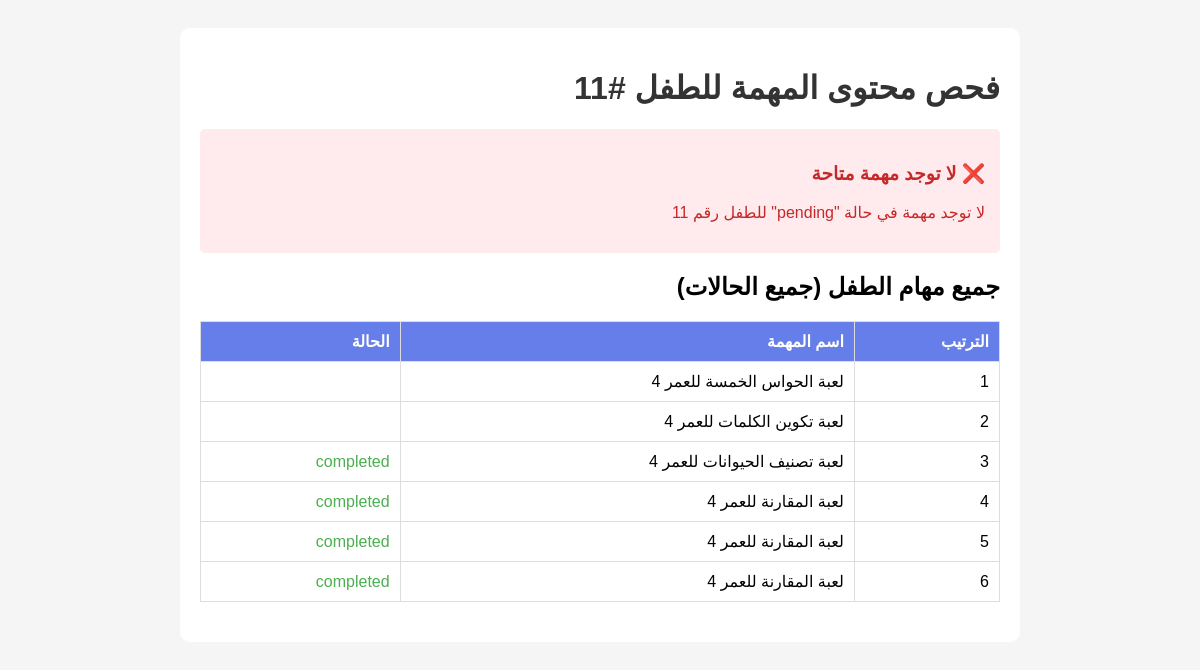
The app's page /check_task_content.php?child_id=11 with its own data.
### tables this page shows
CREATE TABLE `tasks` (
  `task_id` int(11) NOT NULL,
  `parent_id` int(11) DEFAULT NULL,
  `child_id` int(11) DEFAULT NULL,
  `content_id` int(11) NOT NULL,
  `task_name` varchar(200) NOT NULL,
  `task_name_ar` varchar(200) NOT NULL,
  `description` text DEFAULT NULL COMMENT 'وصف المهمة',
  `duration_minutes` int(11) DEFAULT 10 COMMENT 'المدة بالدقائق',
  `order_index` int(11) DEFAULT 0 COMMENT 'ترتيب المهمة',
  `status` enum('pending','in_progress','completed','skipped') DEFAULT 'pending' COMMENT 'حالة المهمة',
  `time_completed` int(11) DEFAULT NULL COMMENT 'الوقت المستغرق بالدقائق',
  `parent_note` text DEFAULT NULL COMMENT 'ملاحظات الأهل',
  `created_at` timestamp NOT NULL DEFAULT current_timestamp()
);

### check_task_content.php (the view, shortened to what this page needs)
<?php
require_once 'config/database.php';
$child_id = isset($_GET['child_id']) ? (int)$_GET['child_id'] : 0;
try {
    $stmt = $pdo->prepare("
        SELECT
            t.task_id,
            t.task_name,
            t.task_name_ar,
            t.description,
            t.duration_minutes,
            t.status,
            t.order_index,
            c.content_id,
            c.content_name,
            c.content_name_ar,
            c.content_url,
            c.content_type,
            c.icon
        FROM tasks t
        JOIN content c ON t.content_id = c.content_id
        WHERE t.child_id = ?
        AND t.status = 'pending'
        ORDER BY t.order_index ASC
        LIMIT 1
    ");
    $stmt->execute([$child_id]);
    $task = $stmt->fetch(PDO::FETCH_ASSOC);
    echo '<!DOCTYPE html>
    <html lang="ar" dir="rtl">
    <head>
        <meta charset="UTF-8">
        <title>فحص محتوى المهمة</title>
        <style>
            body { font-family: Arial, sans-serif; padding: 20px; background: #f5f5f5; }
            .container { background: white; padding: 20px; border-radius: 10px; max-width: 800px; margin: 0 auto; }
            h1 { color: #333; }
            .info { background: #e3f2fd; padding: 15px; border-radius: 5px; margin: 10px 0; }
            .error { background: #ffebee; padding: 15px; border-radius: 5px; margin: 10px 0; color: #c62828; }
            .success { background: #e8f5e9; padding: 15px; border-radius: 5px; margin: 10px 0; color: #2e7d32; }
            table { width: 100%; border-collapse: collapse; margin: 20px 0; }
            th, td { padding: 10px; text-align: right; border: 1px solid #ddd; }
            th { background: #667eea; color: white; }
            .url { word-break: break-all; }
        </style>
    </head>
    <body>
        <div class="container">
            <h1>فحص محتوى المهمة للطفل #' . $child_id . '</h1>';
    if ($task) {
        echo '<div class="success">
            <h3>✅ تم العثور على مهمة</h3>
        </div>';
        echo '<table>
            <tr><th>المعلومة</th><th>القيمة</th></tr>
            <tr><td>معرف المهمة</td><td>' . htmlspecialchars($task['task_id']) . '</td></tr>
            <tr><td>اسم المهمة (عربي)</td><td>' . htmlspecialchars($task['task_name_ar']) . '</td></tr>
            <tr><td>المدة (دقائق)</td><td>' . htmlspecialchars($task['duration_minutes']) . '</td></tr>
            <tr><td>الترتيب</td><td>' . htmlspecialchars($task['order_index']) . '</td></tr>
            <tr><td>معرف المحتوى</td><td>' . htmlspecialchars($task['content_id']) . '</td></tr>
            <tr><td>اسم المحتوى</td><td>' . htmlspecialchars($task['content_name_ar']) . '</td></tr>
            <tr><td>نوع المحتوى</td><td>' . htmlspecialchars($task['content_type'] ?? 'غير محدد') . '</td></tr>
            <tr><td><strong>رابط المحتوى (content_url)</strong></td><td class="url">' .
                ($task['content_url'] ? '<span style="color: green;">' . htmlspecialchars($task['content_url']) . '</span>' :
                '<span style="color: red;">❌ فارغ أو غير موجود</span>') . '</td></tr>
        </table>';
        if (empty($task['content_url']) || trim($task['content_url']) === '') {
            echo '<div class="error">
                <h3>⚠️ المشكلة: رابط المحتوى فارغ!</h3>
                <p>يجب تحديث جدول <code>content</code> وإضافة <code>content_url</code> للمحتوى رقم ' . $task['content_id'] . '</p>
                <p><strong>استخدم هذا الاستعلام:</strong></p>
                <pre style="background: #f5f5f5; padding: 10px; border-radius: 5px;">
UPDATE content
SET content_url = \'html/arabic_game.html\'
WHERE content_id = ' . $task['content_id'] . ';
                </pre>
            </div>';
        } else {
            echo '<div class="success">
                <h3>✅ رابط المحتوى موجود</h3>
                <p>الرابط: <a href="' . htmlspecialchars($task['content_url']) . '" target="_blank">' . htmlspecialchars($task['content_url']) . '</a></p>
            </div>';
        }
        $stmt2 = $pdo->prepare("
            SELECT
                t.task_id,
                t.task_name_ar,
                t.order_index,
                t.status,
                c.content_url
            FROM tasks t
            JOIN content c ON t.content_id = c.content_id
            WHERE t.child_id = ?
            ORDER BY t.order_index ASC
        ");
        $stmt2->execute([$child_id]);
        $allTasks = $stmt2->fetchAll(PDO::FETCH_ASSOC);
        echo '<h2>جميع مهام الطفل</h2>';
        echo '<table>
            <tr>
                <th>الترتيب</th>
                <th>اسم المهمة</th>
                <th>الحالة</th>
                <th>رابط المحتوى</th>
            </tr>';
        foreach ($allTasks as $t) {
            $statusColor = $t['status'] === 'pending' ? '#ff9800' : ($t['status'] === 'completed' ? '#4caf50' : '#2196f3');
            echo '<tr>
                <td>' . $t['order_index'] . '</td>
                <td>' . htmlspecialchars($t['task_name_ar']) . '</td>
                <td><span style="color: ' . $statusColor . ';">' . htmlspecialchars($t['status']) . '</span></td>
                <td class="url">' . ($t['content_url'] ? htmlspecialchars($t['content_url']) : '<span style="color: red;">❌ فارغ</span>') . '</td>
            </tr>';
        }
        echo '</table>';
    } else {
        echo '<div class="error">
            <h3>❌ لا توجد مهمة متاحة</h3>
            <p>لا توجد مهمة في حالة "pending" للطفل رقم ' . $child_id . '</p>
        </div>';
        $stmt2 = $pdo->prepare("
            SELECT
                t.task_id,
                t.task_name_ar,
                t.order_index,
                t.status
            FROM tasks t
            WHERE t.child_id = ?
            ORDER BY t.order_index ASC
        ");
        $stmt2->execute([$child_id]);
        $allTasks = $stmt2->fetchAll(PDO::FETCH_ASSOC);
        if (count($allTasks) > 0) {
            echo '<h2>جميع مهام الطفل (جميع الحالات)</h2>';
            echo '<table>
                <tr>
                    <th>الترتيب</th>
                    <th>اسم المهمة</th>
                    <th>الحالة</th>
                </tr>';
            foreach ($allTasks as $t) {
                $statusColor = $t['status'] === 'pending' ? '#ff9800' : ($t['status'] === 'completed' ? '#4caf50' : '#2196f3');
                echo '<tr>
                    <td>' . $t['order_index'] . '</td>
                    <td>' . htmlspecialchars($t['task_name_ar']) . '</td>
                    <td><span style="color: ' . $statusColor . ';">' . htmlspecialchars($t['status']) . '</span></td>
                </tr>';
            }
            echo '</table>';
        }
    }
    echo '</div></body></html>';
} catch(PDOException $e) {
    echo '<div class="error">
        <h3>❌ خطأ في قاعدة البيانات</h3>
        <p>' . htmlspecialchars($e->getMessage()) . '</p>
    </div>';
}
?>

### check_task_content.php (style rules this page uses)
body { font-family: Arial, sans-serif; padding: 20px; background: #f5f5f5; }
.container { background: white; padding: 20px; border-radius: 10px; max-width: 800px; margin: 0 auto; }
h1 { color: #333; }
.error { background: #ffebee; padding: 15px; border-radius: 5px; margin: 10px 0; color: #c62828; }
table { width: 100%; border-collapse: collapse; margin: 20px 0; }
th, td { padding: 10px; text-align: right; border: 1px solid #ddd; }
th { background: #667eea; color: white; }

### records on screen
tasks: order_index "1", task_name_ar "لعبة الحواس الخمسة للعمر 4"
tasks: order_index "2", task_name_ar "لعبة تكوين الكلمات للعمر 4"
tasks: order_index "3", task_name_ar "لعبة تصنيف الحيوانات للعمر 4", status "completed"
tasks: order_index "4", task_name_ar "لعبة المقارنة للعمر 4", status "completed"
tasks: order_index "5", task_name_ar "لعبة المقارنة للعمر 4", status "completed"
tasks: order_index "6", task_name_ar "لعبة المقارنة للعمر 4", status "completed"

### other values on screen
$child_id "11"
